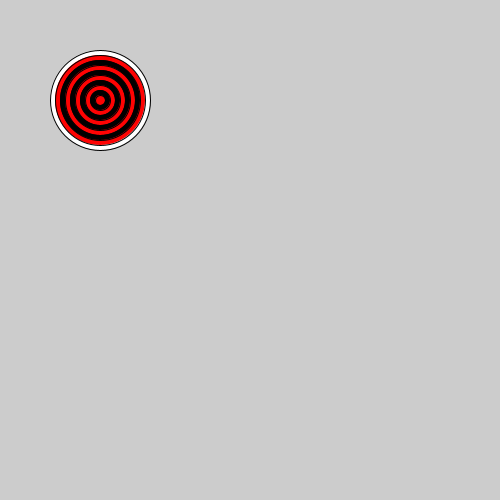
Frame 1 (no input)
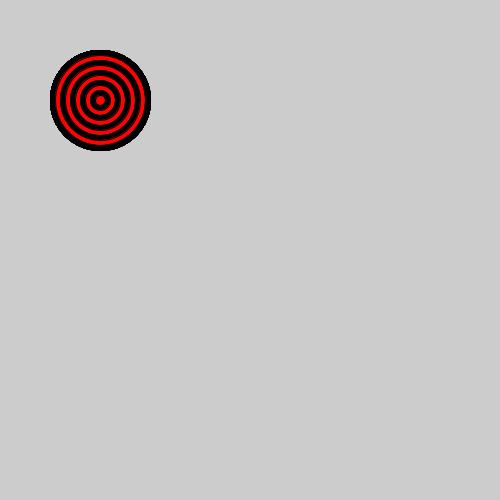
Frame 60 (the mouse pressed at the canvas centre just before this capture)
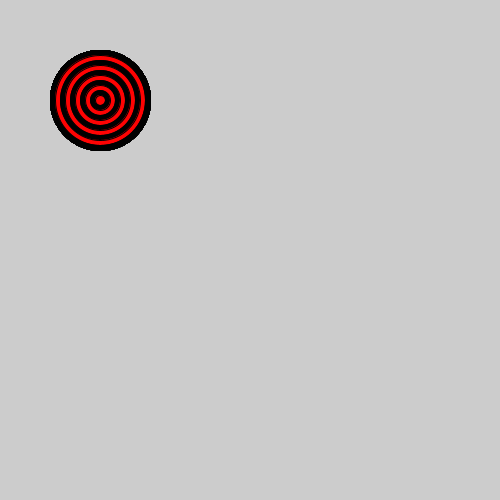
Frame 120 (the mouse held since frame 60 and released just before this capture)

The Processing sketch that drew these frames (run headless with seeded random() and noise(); from frame 60 on, the mouse is pressed at the canvas centre):

// Processing sketch: bullseye
// ── bullseye.pde

void setup() {
 
  // set the size of your sketch
  size(500, 500);
}

void draw() {
  
  //Starting with the largest ellipse, use a for loop to draw a bullseye with ellipses.
  for(int i = 10; i >= 1; i--){
  ellipse(100, 100, (i * 10), (i * 10));
   if (i % 2 == 0){
    fill(#FF0303);
  }
  else{
   fill(#000000); 
  }
  }
  //Use an if statement and modulo to alternate the color of your rings.
 
  
}
